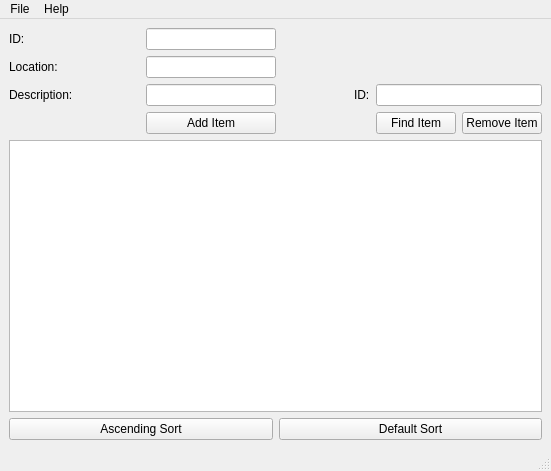
<?xml version="1.0" encoding="UTF-8"?>
<ui version="4.0">
 <class>MainWindow</class>
 <widget class="QMainWindow" name="MainWindow">
  <property name="geometry">
   <rect>
    <x>0</x>
    <y>0</y>
    <width>551</width>
    <height>471</height>
   </rect>
  </property>
  <property name="sizePolicy">
   <sizepolicy hsizetype="Preferred" vsizetype="Preferred">
    <horstretch>0</horstretch>
    <verstretch>0</verstretch>
   </sizepolicy>
  </property>
  <property name="windowTitle">
   <string>MainWindow</string>
  </property>
  <widget class="QWidget" name="centralwidget">
   <layout class="QGridLayout" name="gridLayout_4">
    <item row="0" column="0">
     <layout class="QGridLayout" name="gridLayout_3">
      <item row="0" column="0" colspan="2">
       <layout class="QGridLayout" name="gridLayout_2">
        <item row="0" column="0">
         <widget class="QLabel" name="label_ID">
          <property name="text">
           <string>ID:</string>
          </property>
         </widget>
        </item>
        <item row="0" column="1">
         <widget class="QLineEdit" name="textBox_ID"/>
        </item>
        <item row="0" column="2" rowspan="4">
         <layout class="QGridLayout" name="gridLayout">
          <item row="0" column="0" rowspan="2">
           <spacer name="verticalSpacer">
            <property name="orientation">
             <enum>Qt::Orientation::Vertical</enum>
            </property>
            <property name="sizeHint" stdset="0">
             <size>
              <width>72</width>
              <height>60</height>
             </size>
            </property>
           </spacer>
          </item>
          <item row="0" column="1">
           <layout class="QHBoxLayout" name="horizontalLayout_2"/>
          </item>
          <item row="1" column="1">
           <widget class="QLabel" name="label_ID_2">
            <property name="text">
             <string>ID:</string>
            </property>
           </widget>
          </item>
          <item row="1" column="2" colspan="2">
           <widget class="QLineEdit" name="textBox_Find_ID"/>
          </item>
          <item row="2" column="2">
           <widget class="QPushButton" name="btnFindItem">
            <property name="text">
             <string>Find Item</string>
            </property>
           </widget>
          </item>
          <item row="2" column="3">
           <widget class="QPushButton" name="btnRemoveItem">
            <property name="text">
             <string>Remove Item</string>
            </property>
           </widget>
          </item>
         </layout>
        </item>
        <item row="1" column="0">
         <widget class="QLabel" name="label_Desc">
          <property name="text">
           <string>Location:</string>
          </property>
         </widget>
        </item>
        <item row="1" column="1">
         <widget class="QLineEdit" name="textBox_Location"/>
        </item>
        <item row="2" column="0">
         <widget class="QLabel" name="label_location">
          <property name="text">
           <string>Description:</string>
          </property>
         </widget>
        </item>
        <item row="2" column="1">
         <widget class="QLineEdit" name="textBox_desc"/>
        </item>
        <item row="3" column="0">
         <spacer name="horizontalSpacer">
          <property name="orientation">
           <enum>Qt::Orientation::Horizontal</enum>
          </property>
          <property name="sizeHint" stdset="0">
           <size>
            <width>40</width>
            <height>20</height>
           </size>
          </property>
         </spacer>
        </item>
        <item row="3" column="1">
         <widget class="QPushButton" name="btnAddItem">
          <property name="text">
           <string>Add Item</string>
          </property>
         </widget>
        </item>
       </layout>
      </item>
      <item row="1" column="0" colspan="2">
       <widget class="QListWidget" name="listWidget">
        <property name="sizePolicy">
         <sizepolicy hsizetype="Expanding" vsizetype="Expanding">
          <horstretch>0</horstretch>
          <verstretch>0</verstretch>
         </sizepolicy>
        </property>
        <property name="minimumSize">
         <size>
          <width>491</width>
          <height>0</height>
         </size>
        </property>
        <property name="acceptDrops">
         <bool>false</bool>
        </property>
        <property name="whatsThis">
         <string>&lt;html&gt;&lt;head/&gt;&lt;body&gt;&lt;p&gt;&lt;br/&gt;&lt;/p&gt;&lt;/body&gt;&lt;/html&gt;</string>
        </property>
        <property name="dragDropOverwriteMode">
         <bool>false</bool>
        </property>
        <property name="alternatingRowColors">
         <bool>true</bool>
        </property>
       </widget>
      </item>
      <item row="2" column="0">
       <widget class="QPushButton" name="btnSortList">
        <property name="text">
         <string>Ascending Sort</string>
        </property>
       </widget>
      </item>
      <item row="2" column="1">
       <widget class="QPushButton" name="btnResetSort">
        <property name="text">
         <string>Default Sort</string>
        </property>
       </widget>
      </item>
     </layout>
    </item>
   </layout>
  </widget>
  <widget class="QMenuBar" name="menubar">
   <property name="geometry">
    <rect>
     <x>0</x>
     <y>0</y>
     <width>551</width>
     <height>21</height>
    </rect>
   </property>
   <widget class="QMenu" name="menuFile">
    <property name="title">
     <string>File</string>
    </property>
    <addaction name="actionExit"/>
   </widget>
   <widget class="QMenu" name="menuHelp">
    <property name="title">
     <string>Help</string>
    </property>
    <addaction name="actionAbout"/>
   </widget>
   <addaction name="menuFile"/>
   <addaction name="menuHelp"/>
  </widget>
  <widget class="QStatusBar" name="statusbar"/>
  <action name="actionAbout">
   <property name="text">
    <string>About</string>
   </property>
  </action>
  <action name="actionExit">
   <property name="checkable">
    <bool>false</bool>
   </property>
   <property name="checked">
    <bool>false</bool>
   </property>
   <property name="text">
    <string>Exit</string>
   </property>
  </action>
 </widget>
 <tabstops>
  <tabstop>textBox_ID</tabstop>
  <tabstop>textBox_Location</tabstop>
  <tabstop>textBox_desc</tabstop>
  <tabstop>btnAddItem</tabstop>
  <tabstop>textBox_Find_ID</tabstop>
  <tabstop>btnFindItem</tabstop>
  <tabstop>btnRemoveItem</tabstop>
  <tabstop>listWidget</tabstop>
 </tabstops>
 <resources/>
 <connections/>
</ui>
